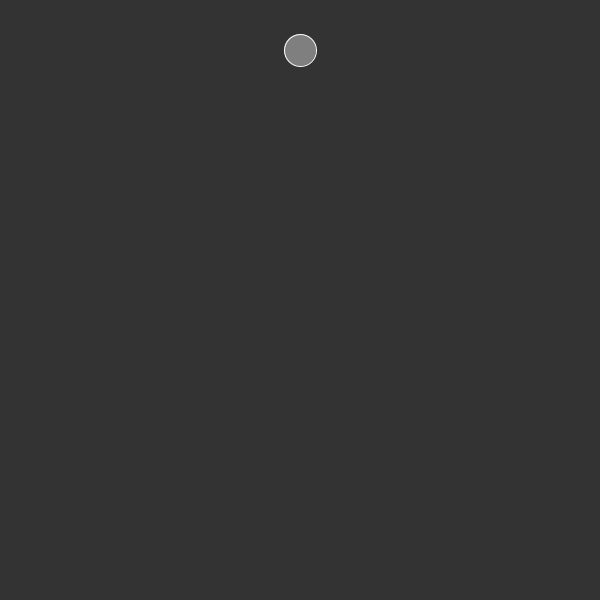
Frame 1 (no input)
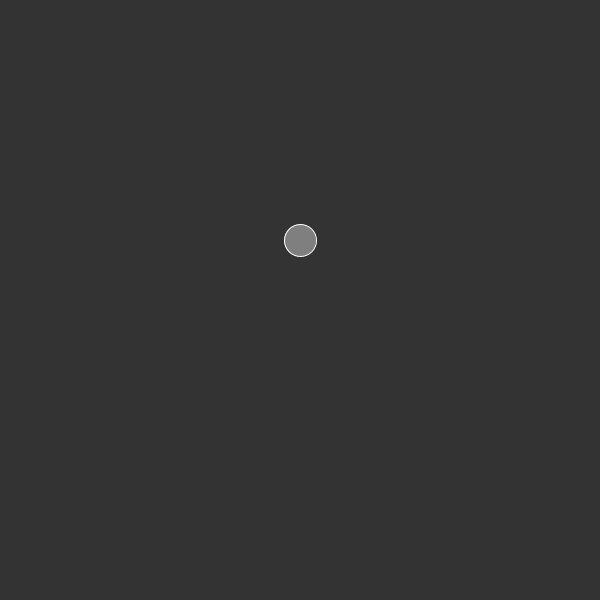
Frame 60 (the mouse pressed at the canvas centre just before this capture)
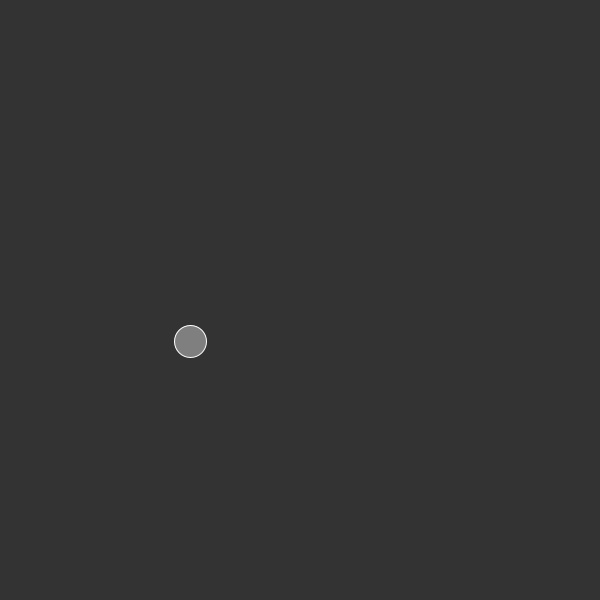
Frame 120 (the mouse held since frame 60 and released just before this capture)

The Processing sketch that drew these frames (run headless with seeded random() and noise(); from frame 60 on, the mouse is pressed at the canvas centre):

// Processing sketch: WIP_Wind_and_Gravity
// ── WIP_Wind_and_Gravity.pde
Body b;
PVector g;

void setup() {
  size(600, 600);
  b = new Body();
  g = new PVector(0, 0.8);
}

void draw() {
  background(51);
  b.render();
  b.update();
  b.bounce();
  b.applyForce(g);
  if (mouseX < width / 2) {
    if (mousePressed) {
      float d = dist(mouseX, mouseY, width / 2, height / 2);
      PVector w = new PVector(0.4, 0);
      b.applyForce(w);
    }
  } else {
    if (mousePressed) {
      PVector w = new PVector(-0.4, 0);
      b.applyForce(w);
    }
  }
}

// ── Body.pde
class Body {
  PVector pos, vel, acc;
  float r;
  Body() {
    pos = new PVector(width / 2, 50);
    vel = new PVector();
    acc = new PVector();
    r = 16;
  }
  
  void bounce() {
    if (pos.x <= r || pos.x >= width - r) vel.x *= -0.85;
    if (pos.y <= r || pos.y >= height - r) vel.y *= -0.85;
  }
  
  void applyForce(PVector force) {
    acc.add(force);
  }

  void update() {
    vel.add(acc);
    pos.add(vel);
    pos.y = constrain(pos.y, r, height - r);
    pos.x = constrain(pos.x, r, width - r);
    acc.mult(0);
  }

  void render() {
    fill(127);
    stroke(255);
    ellipse(pos.x, pos.y, r * 2, r * 2);
  }
}
